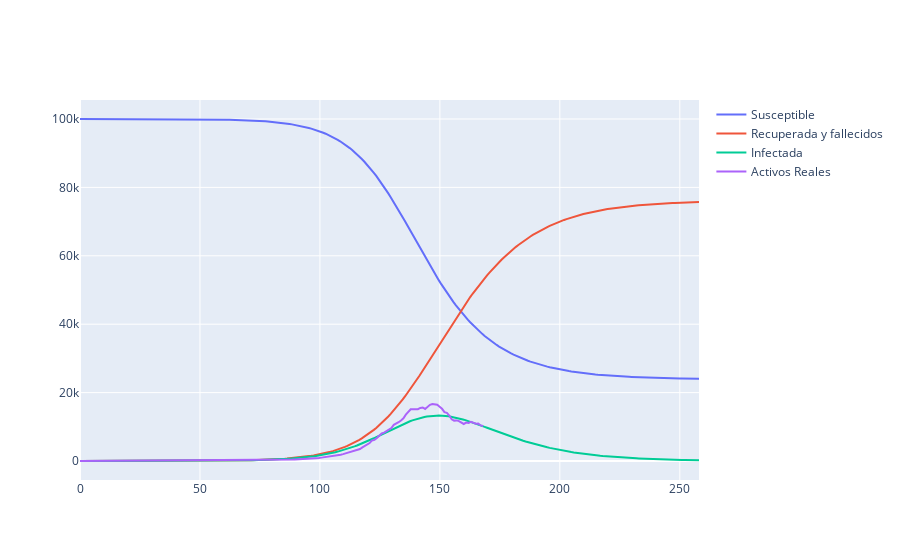

Notebook code cell kept with this figure:
### Code cell
N =   100000
I0, R0 = 1, 0
S0 = N - I0 - R0
beta, gamma = beta_x, gamma_x

t1 = np.linspace(0, len(data_activos)+90, len(data_activos)+90)

def deriv(y, t1, N, beta, gamma):
    S, I, R = y
    dSdt = -beta * S * I / N
    dIdt = beta * S * I / N - gamma * I
    dRdt = gamma * I
    return dSdt, dIdt, dRdt

y0 = S0, I0, R0

ret = odeint(deriv, y0, t1, args=(N, beta, gamma))
S, I, R = ret.T


fig = go.Figure()
fig.add_trace(go.Scatter(x=t1, y=S,mode='lines',name='Susceptible'))
fig.add_trace(go.Scatter(x=t1, y=R,mode='lines',name='Recuperada y fallecidos'))
fig.add_trace(go.Scatter(x=t1, y=I,mode='lines',name='Infectada'))
fig.add_trace(go.Scatter(x=t, y=data_activos['ACTIVOS'],mode='lines',name='Activos Reales'))
fig.show()

### Figure 1 — Plotly figure (JSON) as saved in the notebook; plotly's stock layout.template omitted (floating-point values rounded to 4 significant figures; data arrays with more than 128 entries replaced by an {"elided": "..."} marker saying what was removed)
{"data": [{"mode": "lines", "name": "Susceptible", "type": "scatter", "x": {"elided": "258 float values"}, "y": {"elided": "258 float values"}}, {"mode": "lines", "name": "Recuperada y fallecidos", "type": "scatter", "x": {"elided": "258 float values"}, "y": {"elided": "258 float values"}}, {"mode": "lines", "name": "Infectada", "type": "scatter", "x": {"elided": "258 float values"}, "y": {"elided": "258 float values"}}, {"mode": "lines", "name": "Activos Reales", "type": "scatter", "x": {"elided": "168 float values"}, "y": {"elided": "168 int values"}}], "layout": {}}
